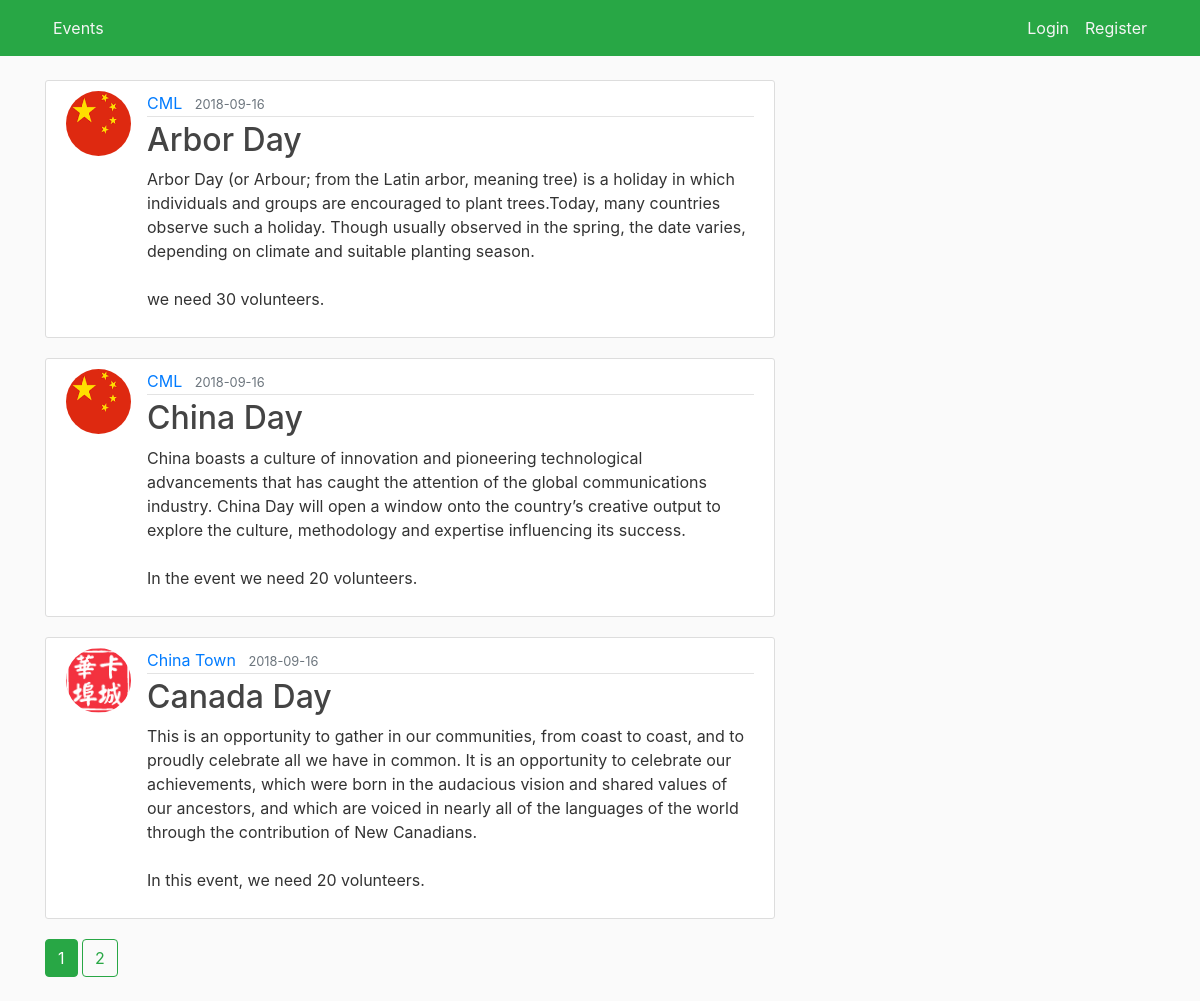
The page /home on the database its author committed.
### volunteer_blog/models.py (models this page shows, shortened)
class Post(db.Model):
    id = db.Column(db.Integer, primary_key=True)
    enroll_close_date = db.Column(db.String(30), nullable=True)
    location = db.Column(db.String(100), nullable=False)
    date = db.Column(db.String(30),  nullable=False)
    time = db.Column(db.String(30), nullable=False)
    title = db.Column(db.String(30),  nullable=False)
    content = db.Column(db.String(1000),  nullable=False)
    user_id = db.Column(db.Integer, db.ForeignKey('user.id'), nullable=False)
    post_created_time = db.Column(db.DateTime, nullable=False, default=datetime.utcnow)
    joins = db.relationship('Join', backref='post', lazy=True)

class User(db.Model, UserMixin):
    id = db.Column(db.Integer, primary_key=True)
    category = db.Column(db.String(30), nullable=False)
    username = db.Column(db.String(30), unique=True, nullable=False)
    email = db.Column(db.String(30), unique=True, nullable=False)
    telephone = db.Column(db.String(30), nullable=True)
    image_file = db.Column(db.String(30), nullable=False, default='default.jpg')
    password = db.Column(db.String(60),nullable=False)
    user_created_time = db.Column(db.DateTime, nullable=False, default=datetime.utcnow)
    joins = db.relationship('Join', backref='organizer', lazy=True)
    posts = db.relationship('Post', backref='author', lazy=True)

### volunteer_blog/routes.py (the view)
@app.route("/")
@app.route("/home", methods=['GET', 'POST'])
def home():
    page = request.args.get('page',1 ,type=int)
    posts = Post.query.order_by(Post.post_created_time.desc()).paginate(page=page, per_page=3)
    return render_template('home.html', posts=posts)

### volunteer_blog/templates/home.html
{% extends "layout.html" %}
{% block content %}
    {% for post in posts.items %}
        <article class="media content-section">
          <img class="rounded-circle article-img" src="{{ url_for('static', filename='profile_pics/' + post.author.image_file) }}">
          <div class="media-body">
            <div class="article-metadata">
              <a class="mr-2" href="#">{{ post.author.username }}</a>
              <small class="text-muted">{{ post.post_created_time.strftime('%Y-%m-%d') }}</small>
            </div>
            <h2><a class="article-title" href="{{ url_for('post', post_id=post.id) }}">{{ post.title }}</a></h2>
            <p class="article-content">{{ post.content }}</p>
          </div>
        </article>
    {% endfor %}
    {% for page_num in posts.iter_pages(left_edge=2,right_edge=2, left_current=1,right_current=2) %}
        {% if page_num %}
            {% if posts.page == page_num %}
                <a class="btn btn-success mb-4"  href="{{ url_for('home',page=page_num) }}">{{ page_num }}</a>
            {% else %}
                <a class="btn btn-outline-success mb-4"  href="{{ url_for('home',page=page_num) }}">{{ page_num }}</a>
            {% endif %}
        {% else %}
            ...
        {% endif %}
    {% endfor %}
{% endblock content %}

### volunteer_blog/templates/layout.html (shortened to what this page needs)
<!DOCTYPE html>
<html>
<head>
    <link rel="stylesheet" href="https://maxcdn.bootstrapcdn.com/bootstrap/4.0.0/css/bootstrap.min.css">
    <link rel="stylesheet" type="text/css" href="{{ url_for('static', filename='main.css') }}">
</head>
<body>
   <header class="site-header">
      <nav class="navbar navbar-expand-md navbar-light bg-success fixed-top">
        <div class="container">
        <div class="navbar-nav">
            <a class="nav-item nav-link" href="/">Events</a>
        </div>
          <div class="collapse navbar-collapse" id="navbarToggle">
            <div class="navbar-nav">
                {% if current_user.is_authenticated %}
                    {% if current_user.category=='organization' %}
                        <a class="nav-item nav-link" href="{{ url_for('new_post') }}">Volunteer Enroll</a>
                    {% endif %}
                    <a class="nav-item nav-link" href="{{ url_for('logout') }}"> Logout </a>
                    <a class="nav-item nav-link" href="{{ url_for('account') }}"> Account </a>
                {% else %}
                    <a class="nav-item nav-link" href="{{ url_for('login') }}">Login</a>
                    <a class="nav-item nav-link" href="{{ url_for('register') }}">Register</a>
                {% endif %}
            </div>
          </div>
        </div>
      </nav>
    </header>
    <main role="main" class="container">
      <div class="row">
        <div class="col-md-8">
          {% block content %}{% endblock %}
        </div>
      </div>
    </main>
</body>
</html>

### volunteer_blog/static/main.css (style rules this page uses)
body { background: #fafafa; color: #333333; margin-top: 5rem; }
h1, h2, h3, h4, h5, h6 { color: #444444; }
.site-header .navbar-nav .nav-link { color: #f5f5f5; }
.content-section { background: #ffffff; padding: 10px 20px; border: 1px solid #dddddd; border-radius: 3px; margin-bottom: 20px; }
.article-title { color: #444444; }
.article-content { white-space: pre-line; }
.article-img { height: 65px; width: 65px; margin-right: 16px; }
.article-metadata { padding-bottom: 1px; margin-bottom: 4px; border-bottom: 1px solid #e3e3e3 }

### rows shown on the page
Post: image_file (picture), author.username "CML", post_created_time "2018-09-16", title "Arbor Day", content "Arbor Day (or Arbour; from the Latin arbor, meaning tree) is a holiday in which individuals and groups are encouraged to plant trees.Today, many countries observe such a holiday. Though usually observed in the spring, the date varies, depending on climate and suitable planting season. we need 30 volunteers."
Post: image_file (picture), author.username "CML", post_created_time "2018-09-16", title "China Day", content "China boasts a culture of innovation and pioneering technological advancements that has caught the attention of the global communications industry. China Day will open a window onto the country’s creative output to explore the culture, methodology and expertise influencing its success. In the event we need 20 volunteers."
Post: image_file (picture), author.username "China Town", post_created_time "2018-09-16", title "Canada Day", content "This is an opportunity to gather in our communities, from coast to coast, and to proudly celebrate all we have in common. It is an opportunity to celebrate our achievements, which were born in the audacious vision and shared values of our ancestors, and which are voiced in nearly all of the languages of the world through the contribution of New Canadians. In this event, we need 20 volunteers."

### other values the page prints
{{ page_num }} "1"
{{ page_num }} "2"
